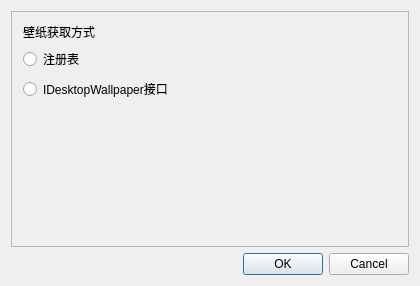
<?xml version="1.0" encoding="UTF-8"?>
<ui version="4.0">
 <class>SettingsDlgClass</class>
 <widget class="QDialog" name="SettingsDlgClass">
  <property name="geometry">
   <rect>
    <x>0</x>
    <y>0</y>
    <width>420</width>
    <height>286</height>
   </rect>
  </property>
  <property name="windowTitle">
   <string>SettingsDlg</string>
  </property>
  <layout class="QVBoxLayout" name="verticalLayout_2">
   <item>
    <widget class="QScrollArea" name="scrollArea">
     <property name="widgetResizable">
      <bool>true</bool>
     </property>
     <widget class="QWidget" name="scrollAreaWidgetContents">
      <property name="geometry">
       <rect>
        <x>0</x>
        <y>0</y>
        <width>396</width>
        <height>227</height>
       </rect>
      </property>
      <layout class="QVBoxLayout" name="verticalLayout">
       <item>
        <widget class="QLabel" name="label">
         <property name="text">
          <string>壁纸获取方式</string>
         </property>
        </widget>
       </item>
       <item>
        <widget class="QRadioButton" name="radioButtonReg">
         <property name="text">
          <string>注册表</string>
         </property>
        </widget>
       </item>
       <item>
        <widget class="QRadioButton" name="radioButtonWallPaperInterface">
         <property name="text">
          <string>IDesktopWallpaper接口</string>
         </property>
        </widget>
       </item>
       <item>
        <spacer name="verticalSpacer">
         <property name="orientation">
          <enum>Qt::Vertical</enum>
         </property>
         <property name="sizeHint" stdset="0">
          <size>
           <width>20</width>
           <height>40</height>
          </size>
         </property>
        </spacer>
       </item>
      </layout>
     </widget>
    </widget>
   </item>
   <item>
    <widget class="QDialogButtonBox" name="buttonBox">
     <property name="standardButtons">
      <set>QDialogButtonBox::Cancel|QDialogButtonBox::Ok</set>
     </property>
    </widget>
   </item>
  </layout>
 </widget>
 <layoutdefault spacing="6" margin="11"/>
 <resources/>
 <connections>
  <connection>
   <sender>buttonBox</sender>
   <signal>accepted()</signal>
   <receiver>SettingsDlgClass</receiver>
   <slot>accept()</slot>
   <hints>
    <hint type="sourcelabel">
     <x>161</x>
     <y>260</y>
    </hint>
    <hint type="destinationlabel">
     <x>175</x>
     <y>281</y>
    </hint>
   </hints>
  </connection>
  <connection>
   <sender>buttonBox</sender>
   <signal>rejected()</signal>
   <receiver>SettingsDlgClass</receiver>
   <slot>reject()</slot>
   <hints>
    <hint type="sourcelabel">
     <x>71</x>
     <y>261</y>
    </hint>
    <hint type="destinationlabel">
     <x>80</x>
     <y>281</y>
    </hint>
   </hints>
  </connection>
 </connections>
</ui>
